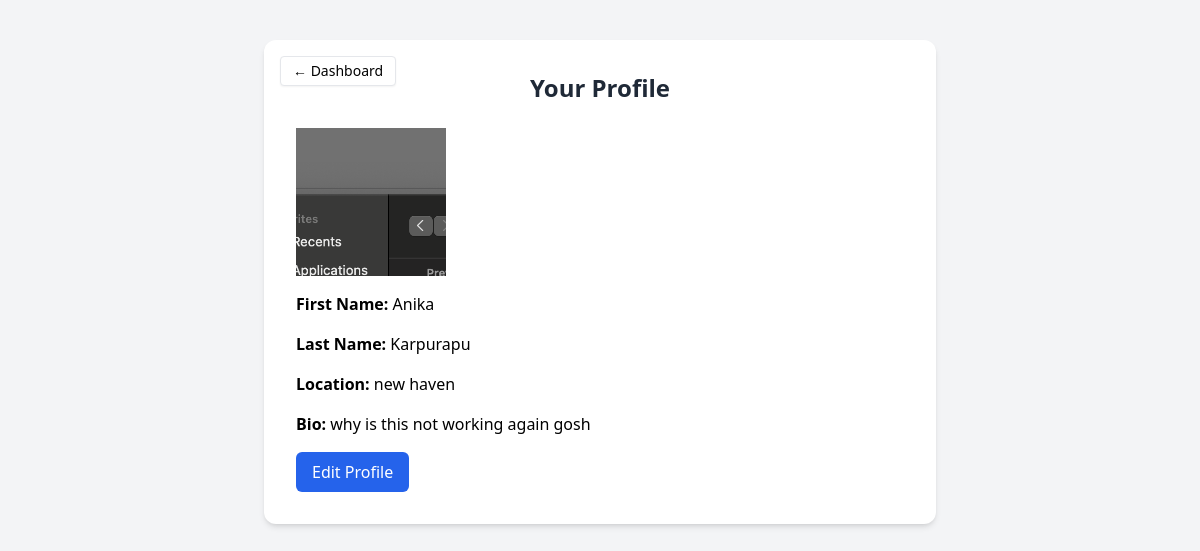
The page /user/1 on the database as committed earlier.
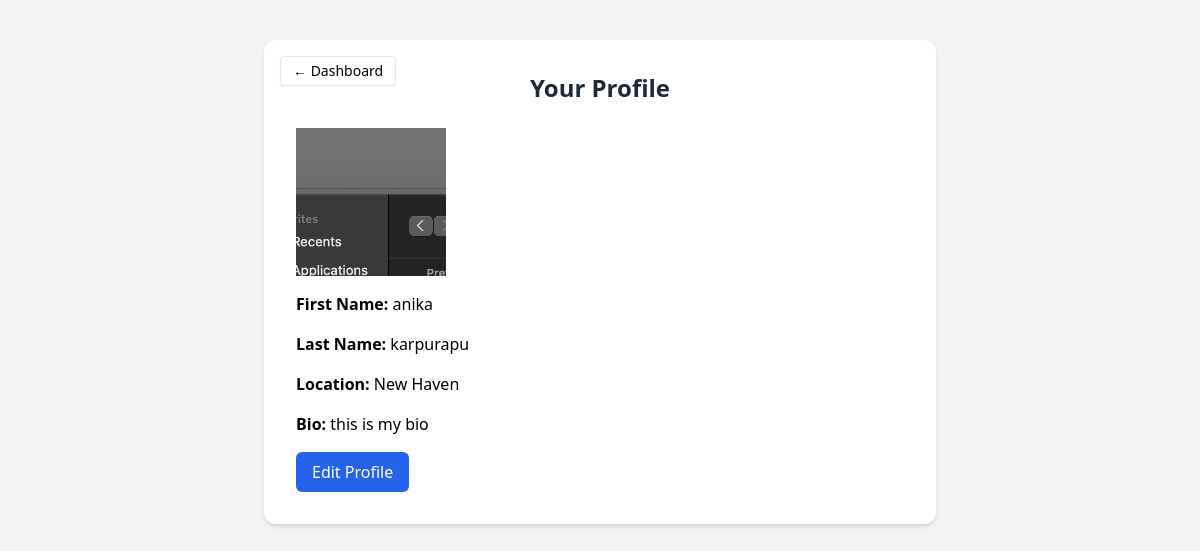
The same page on the database as committed later.
### models.py (models this page shows, shortened)
class User(db.Model):
    id = db.Column(db.Integer, primary_key=True)
    email = db.Column(db.String(120), unique=True, nullable=False)
    password_hash = db.Column(db.String(128), nullable=False)
    reviews = db.relationship('Review', backref='user', lazy=True)
    first_name = db.Column(db.String(120), nullable=True)
    last_name = db.Column(db.String(120), nullable=True)
    bio = db.Column(db.Text, nullable=True)
    location = db.Column(db.String(120), nullable=True)
    profile_picture = db.Column(db.String(255), nullable=True)
    followed = db.relationship(
        'User',
        secondary=follows,
        primaryjoin=(follows.c.follower_id == id),
        secondaryjoin=(follows.c.followed_id == id),
        backref=db.backref('followers', lazy='dynamic'),
        lazy='dynamic'
    )

### app.py (the view)
@app.route('/user/<int:user_id>')
def user_profile_page(user_id):
    user = User.query.get(user_id)
    if not user:
        return "User not found", 404
    display_name = f"{user.first_name} {user.last_name}" if user.first_name and user.last_name else user.email
    return render_template(
        'profile.html',
        user_id=user.id,
        user_email=user.email,
        profile_picture=user.profile_picture,
        display_name=display_name,
        first_name=user.first_name,
        last_name=user.last_name,
        bio=user.bio,
        location=user.location,
    )

### templates/profile.html (shortened to what this page needs)
<!DOCTYPE html>
<html lang="en">
<head>
  <script src="https://cdn.tailwindcss.com"></script>
</head>
<body class="bg-gray-100 min-h-screen py-10 px-4">
  <div class="max-w-2xl mx-auto bg-white p-8 rounded-xl shadow-md relative">
    <a href="/dashboard-page"
      class="absolute top-4 left-4 text-sm bg-white border px-3 py-1 rounded hover:bg-gray-100 shadow-sm">←
      Dashboard</a>
    <h2 class="text-2xl font-semibold text-gray-800 mb-6 text-center">Your Profile</h2>
    <div id="profile-view" class="space-y-4">
      {% if profile_picture %}
          <img src="{{ profile_picture }}" alt="Profile Picture" width="150" height="150">
      {% else %}
          <p>No profile picture uploaded.</p>
      {% endif %}
      <p><strong>First Name:</strong> {{ first_name }}</p>
      <p><strong>Last Name:</strong> {{ last_name }}</p>
      <p><strong>Location:</strong> {{ location }}</p>
      <p><strong>Bio:</strong> {{ bio }}</p>
      <button onclick="toggleEdit(true)" class="bg-blue-600 hover:bg-blue-700 text-white px-4 py-2 rounded-md">Edit
        Profile</button>
    </div>
  </div>
</body>
</html>

Rows that differ between the two databases and show on the page:
changed User: first_name "Anika" → "anika"; last_name "Karpurapu" → "karpurapu"; location "new haven" → "New Haven"; bio "why is this not working again gosh" → "this is my bio"
